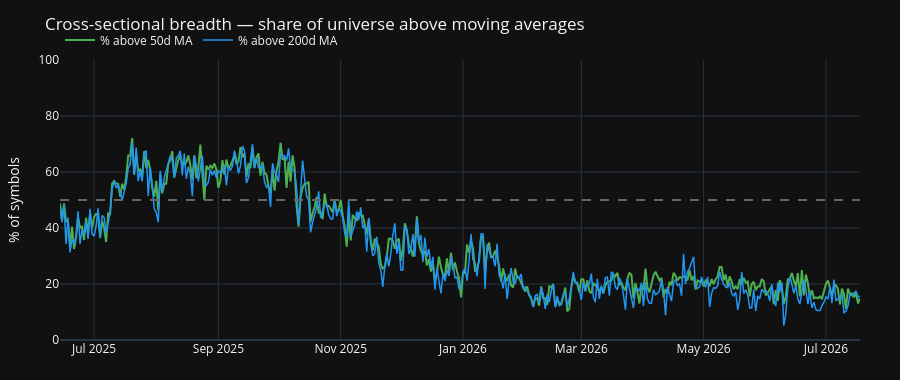

This figure's notebook cell:
### Markdown cell above
### 3. Breadth / momentum — is the tape broad or narrow?

### Code cell
# Daily % of symbols above 50d / 200d MA
panel = (
    daily.sort(["symbol", "date"])
    .unique(subset=["symbol", "date"], keep="last")
    .with_columns(
        pl.col("close").rolling_mean(50).over("symbol").alias("ma50"),
        pl.col("close").rolling_mean(200).over("symbol").alias("ma200"),
    )
    .filter(pl.col("ma50").is_not_null())
)

breadth_daily = (
    panel.group_by("date")
    .agg(
        (pl.col("close") > pl.col("ma50")).mean().alias("pct_above_50"),
        (
            pl.when(pl.col("ma200").is_not_null())
            .then(pl.col("close") > pl.col("ma200"))
            .otherwise(None)
        )
        .drop_nulls()
        .mean()
        .alias("pct_above_200"),
        pl.len().alias("n"),
    )
    .sort("date")
)

# Focus recent window for chart readability while keeping full series for stack
breadth_plot = breadth_daily.tail(BREADTH_LOOKBACK_D)
latest_b = breadth_daily.tail(1)
pct50 = float(latest_b["pct_above_50"][0]) if latest_b.height else None
pct200 = (
    float(latest_b["pct_above_200"][0])
    if latest_b.height and latest_b["pct_above_200"][0] is not None
    else None
)

fig = go.Figure()
fig.add_trace(
    go.Scatter(
        x=breadth_plot["date"], y=breadth_plot["pct_above_50"] * 100,
        name="% above 50d MA", line=dict(color="#4CAF50", width=2),
    )
)
fig.add_trace(
    go.Scatter(
        x=breadth_plot["date"], y=breadth_plot["pct_above_200"] * 100,
        name="% above 200d MA", line=dict(color="#2196F3", width=1.5),
    )
)
fig.add_hline(y=50, line_dash="dash", line_color="#666")
fig.update_layout(
    title="Cross-sectional breadth — share of universe above moving averages",
    template=PLOT_TEMPLATE,
    height=380,
    yaxis=dict(title="% of symbols", range=[0, 100]),
    legend=dict(orientation="h", yanchor="bottom", y=1.02),
    margin=dict(l=60, r=40, t=60, b=40),
)
fig.show()
print(f"Latest breadth: {fmt_pct(pct50)} above 50d  |  {fmt_pct(pct200)} above 200d  [REAL]")

mom = market_mom(daily, as_of=as_of)
mom_full = full_months(mom)
if mom_full.height:
    last_m = mom_full.tail(1)
    n_up = int(last_m["n_up"][0])
    n_sym = int(last_m["n_symbols"][0])
    eq = last_m["eq_weight_mom"][0]
    print(
        f"Last full month MoM breadth: {n_up}/{n_sym} up  ·  "
        f"eq-weight MoM {fmt_pct(float(eq) if eq is not None else None)}"
    )
else:
    empty_note("monthly MoM breadth", "insufficient full months")

breadth_bullish = 1 if (pct50 or 0) > 0.55 else (-1 if (pct50 or 1) < 0.45 else 0)

### Figure 1 — Plotly figure (JSON) as saved in the notebook; plotly's stock layout.template omitted (floating-point values rounded to 4 significant figures; data arrays with more than 128 entries replaced by an {"elided": "..."} marker saying what was removed)
{"data": [{"line": {"color": "#4CAF50", "width": 2}, "name": "% above 50d MA", "type": "scatter", "x": {"elided": "400 str values"}, "y": {"elided": "400 float values"}}, {"line": {"color": "#2196F3", "width": 1.5}, "name": "% above 200d MA", "type": "scatter", "x": {"elided": "400 str values"}, "y": {"elided": "400 float values"}}], "layout": {"height": 380, "legend": {"orientation": "h", "y": 1.02, "yanchor": "bottom"}, "margin": {"b": 40, "l": 60, "r": 40, "t": 60}, "shapes": [{"line": {"color": "#666", "dash": "dash"}, "type": "line", "x0": 0, "x1": 1, "xref": "x domain", "y0": 50, "y1": 50, "yref": "y"}], "title": {"text": "Cross-sectional breadth — share of universe above moving averages"}, "yaxis": {"range": [0, 100], "title": {"text": "% of symbols"}}}}
